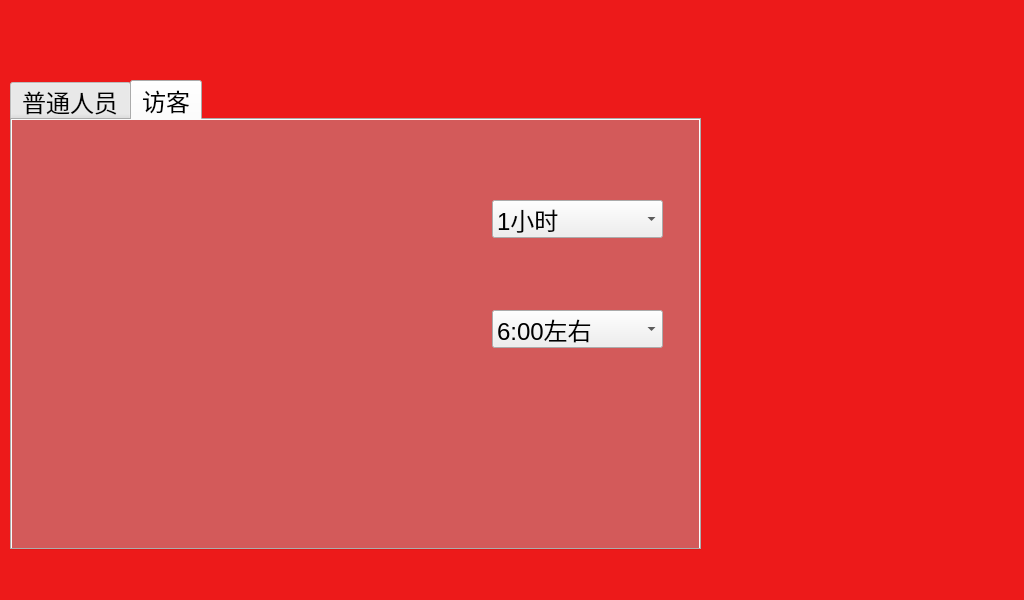
<?xml version="1.0" encoding="UTF-8"?>
<ui version="4.0">
 <class>register1</class>
 <widget class="QMainWindow" name="register1">
  <property name="geometry">
   <rect>
    <x>0</x>
    <y>0</y>
    <width>1024</width>
    <height>600</height>
   </rect>
  </property>
  <property name="windowTitle">
   <string>MainWindow</string>
  </property>
  <widget class="QWidget" name="centralwidget">
   <widget class="mylabel" name="backgroundlabel">
    <property name="geometry">
     <rect>
      <x>0</x>
      <y>0</y>
      <width>1024</width>
      <height>600</height>
     </rect>
    </property>
    <property name="styleSheet">
     <string notr="true">background-color: rgb(237, 26, 26);
image: url(:/new/prefix1/image/menu5.jpg);</string>
    </property>
    <property name="text">
     <string/>
    </property>
   </widget>
   <widget class="QLabel" name="hm_label">
    <property name="geometry">
     <rect>
      <x>730</x>
      <y>80</y>
      <width>221</width>
      <height>51</height>
     </rect>
    </property>
    <property name="font">
     <font>
      <pointsize>42</pointsize>
     </font>
    </property>
    <property name="text">
     <string/>
    </property>
   </widget>
   <widget class="QLabel" name="yd_label">
    <property name="geometry">
     <rect>
      <x>760</x>
      <y>120</y>
      <width>161</width>
      <height>71</height>
     </rect>
    </property>
    <property name="font">
     <font>
      <pointsize>15</pointsize>
     </font>
    </property>
    <property name="text">
     <string/>
    </property>
   </widget>
   <widget class="QTabWidget" name="tabWidget">
    <property name="geometry">
     <rect>
      <x>10</x>
      <y>80</y>
      <width>691</width>
      <height>470</height>
     </rect>
    </property>
    <property name="font">
     <font>
      <pointsize>18</pointsize>
     </font>
    </property>
    <property name="currentIndex">
     <number>1</number>
    </property>
    <widget class="QWidget" name="tab">
     <attribute name="title">
      <string>普通人员</string>
     </attribute>
     <widget class="mylabel" name="label_2">
      <property name="geometry">
       <rect>
        <x>0</x>
        <y>0</y>
        <width>691</width>
        <height>451</height>
       </rect>
      </property>
      <property name="styleSheet">
       <string notr="true">background-color: rgb(244, 73, 73);
image: url(:/new/prefix1/image/menu51.jpg);</string>
      </property>
      <property name="text">
       <string/>
      </property>
     </widget>
     <widget class="QComboBox" name="comboBox_2">
      <property name="geometry">
       <rect>
        <x>440</x>
        <y>180</y>
        <width>171</width>
        <height>38</height>
       </rect>
      </property>
      <item>
       <property name="text">
        <string>master</string>
       </property>
      </item>
      <item>
       <property name="text">
        <string>employee</string>
       </property>
      </item>
     </widget>
     <widget class="QPushButton" name="boy_button_1">
      <property name="geometry">
       <rect>
        <x>460</x>
        <y>310</y>
        <width>31</width>
        <height>33</height>
       </rect>
      </property>
      <property name="styleSheet">
       <string notr="true">background-color: rgb(99, 112, 241);</string>
      </property>
      <property name="text">
       <string/>
      </property>
      <property name="flat">
       <bool>true</bool>
      </property>
     </widget>
     <widget class="QPushButton" name="girl_button_1">
      <property name="geometry">
       <rect>
        <x>553</x>
        <y>310</y>
        <width>31</width>
        <height>33</height>
       </rect>
      </property>
      <property name="styleSheet">
       <string notr="true">background-color: rgb(99, 112, 241);</string>
      </property>
      <property name="text">
       <string/>
      </property>
      <property name="flat">
       <bool>true</bool>
      </property>
     </widget>
     <widget class="QPushButton" name="employee_check">
      <property name="geometry">
       <rect>
        <x>530</x>
        <y>370</y>
        <width>101</width>
        <height>41</height>
       </rect>
      </property>
      <property name="text">
       <string/>
      </property>
      <property name="flat">
       <bool>true</bool>
      </property>
     </widget>
     <widget class="QPushButton" name="cancel_bt_2">
      <property name="geometry">
       <rect>
        <x>380</x>
        <y>370</y>
        <width>101</width>
        <height>41</height>
       </rect>
      </property>
      <property name="text">
       <string/>
      </property>
      <property name="flat">
       <bool>true</bool>
      </property>
     </widget>
     <widget class="QLabel" name="label_4">
      <property name="geometry">
       <rect>
        <x>375</x>
        <y>120</y>
        <width>91</width>
        <height>41</height>
       </rect>
      </property>
      <property name="font">
       <font>
        <pointsize>13</pointsize>
       </font>
      </property>
      <property name="text">
       <string>姓名：</string>
      </property>
     </widget>
     <widget class="QLineEdit" name="id_lineEdit">
      <property name="geometry">
       <rect>
        <x>440</x>
        <y>60</y>
        <width>171</width>
        <height>38</height>
       </rect>
      </property>
     </widget>
     <widget class="QLineEdit" name="name_lineEdit">
      <property name="geometry">
       <rect>
        <x>440</x>
        <y>120</y>
        <width>171</width>
        <height>38</height>
       </rect>
      </property>
     </widget>
     <widget class="QLabel" name="open_label">
      <property name="geometry">
       <rect>
        <x>0</x>
        <y>10</y>
        <width>361</width>
        <height>371</height>
       </rect>
      </property>
      <property name="styleSheet">
       <string notr="true">background-color: rgb(178, 206, 237);</string>
      </property>
      <property name="text">
       <string/>
      </property>
     </widget>
     <widget class="QLabel" name="label_5">
      <property name="geometry">
       <rect>
        <x>10</x>
        <y>380</y>
        <width>111</width>
        <height>41</height>
       </rect>
      </property>
      <property name="font">
       <font>
        <pointsize>13</pointsize>
       </font>
      </property>
      <property name="text">
       <string>还需要拍摄</string>
      </property>
     </widget>
     <widget class="QLabel" name="temp_label">
      <property name="geometry">
       <rect>
        <x>130</x>
        <y>380</y>
        <width>81</width>
        <height>41</height>
       </rect>
      </property>
      <property name="font">
       <font>
        <pointsize>13</pointsize>
       </font>
      </property>
      <property name="text">
       <string/>
      </property>
     </widget>
     <widget class="QLabel" name="label_6">
      <property name="geometry">
       <rect>
        <x>230</x>
        <y>380</y>
        <width>31</width>
        <height>41</height>
       </rect>
      </property>
      <property name="font">
       <font>
        <pointsize>13</pointsize>
       </font>
      </property>
      <property name="text">
       <string>张</string>
      </property>
     </widget>
    </widget>
    <widget class="QWidget" name="tab_2">
     <attribute name="title">
      <string>访客</string>
     </attribute>
     <widget class="mylabel" name="label_3">
      <property name="geometry">
       <rect>
        <x>0</x>
        <y>0</y>
        <width>691</width>
        <height>451</height>
       </rect>
      </property>
      <property name="styleSheet">
       <string notr="true">background-color: rgb(211, 90, 90);
image: url(:/new/prefix1/image/menu52.jpg);</string>
      </property>
      <property name="text">
       <string/>
      </property>
     </widget>
     <widget class="QComboBox" name="comboBox_3">
      <property name="geometry">
       <rect>
        <x>480</x>
        <y>80</y>
        <width>171</width>
        <height>38</height>
       </rect>
      </property>
      <item>
       <property name="text">
        <string>1小时</string>
       </property>
      </item>
      <item>
       <property name="text">
        <string>2小时</string>
       </property>
      </item>
      <item>
       <property name="text">
        <string>3小时</string>
       </property>
      </item>
      <item>
       <property name="text">
        <string>4小时</string>
       </property>
      </item>
      <item>
       <property name="text">
        <string>5小时</string>
       </property>
      </item>
      <item>
       <property name="text">
        <string>6小时</string>
       </property>
      </item>
      <item>
       <property name="text">
        <string>7小时</string>
       </property>
      </item>
     </widget>
     <widget class="QComboBox" name="comboBox_4">
      <property name="geometry">
       <rect>
        <x>480</x>
        <y>190</y>
        <width>171</width>
        <height>38</height>
       </rect>
      </property>
      <item>
       <property name="text">
        <string>6:00左右</string>
       </property>
      </item>
      <item>
       <property name="text">
        <string>7:00左右</string>
       </property>
      </item>
      <item>
       <property name="text">
        <string>8:00左右</string>
       </property>
      </item>
      <item>
       <property name="text">
        <string>9:00左右</string>
       </property>
      </item>
      <item>
       <property name="text">
        <string>10:00左右</string>
       </property>
      </item>
      <item>
       <property name="text">
        <string>11:00左右</string>
       </property>
      </item>
      <item>
       <property name="text">
        <string>12:00左右</string>
       </property>
      </item>
      <item>
       <property name="text">
        <string>13:00左右</string>
       </property>
      </item>
      <item>
       <property name="text">
        <string>14:00左右</string>
       </property>
      </item>
      <item>
       <property name="text">
        <string>15:00左右</string>
       </property>
      </item>
      <item>
       <property name="text">
        <string>16:00左右</string>
       </property>
      </item>
      <item>
       <property name="text">
        <string>17:00左右</string>
       </property>
      </item>
      <item>
       <property name="text">
        <string>18:00左右</string>
       </property>
      </item>
     </widget>
     <widget class="QPushButton" name="boy_button_2">
      <property name="geometry">
       <rect>
        <x>460</x>
        <y>310</y>
        <width>31</width>
        <height>33</height>
       </rect>
      </property>
      <property name="styleSheet">
       <string notr="true">background-color: rgb(99, 112, 241);</string>
      </property>
      <property name="text">
       <string/>
      </property>
      <property name="flat">
       <bool>true</bool>
      </property>
     </widget>
     <widget class="QPushButton" name="girl_button_2">
      <property name="geometry">
       <rect>
        <x>555</x>
        <y>310</y>
        <width>31</width>
        <height>33</height>
       </rect>
      </property>
      <property name="styleSheet">
       <string notr="true">background-color: rgb(99, 112, 241);</string>
      </property>
      <property name="text">
       <string/>
      </property>
      <property name="flat">
       <bool>true</bool>
      </property>
     </widget>
     <widget class="QPushButton" name="visit_check">
      <property name="geometry">
       <rect>
        <x>530</x>
        <y>370</y>
        <width>101</width>
        <height>41</height>
       </rect>
      </property>
      <property name="text">
       <string/>
      </property>
      <property name="flat">
       <bool>true</bool>
      </property>
     </widget>
     <widget class="QPushButton" name="cancel_bt">
      <property name="geometry">
       <rect>
        <x>380</x>
        <y>370</y>
        <width>101</width>
        <height>41</height>
       </rect>
      </property>
      <property name="text">
       <string/>
      </property>
      <property name="flat">
       <bool>true</bool>
      </property>
     </widget>
    </widget>
   </widget>
   <widget class="QWidget" name="myWidget" native="true">
    <property name="geometry">
     <rect>
      <x>70</x>
      <y>540</y>
      <width>611</width>
      <height>271</height>
     </rect>
    </property>
    <widget class="QWidget" name="gridLayoutWidget_2">
     <property name="geometry">
      <rect>
       <x>30</x>
       <y>-410</y>
       <width>561</width>
       <height>231</height>
      </rect>
     </property>
     <layout class="QGridLayout" name="gridLayout_2">
      <property name="spacing">
       <number>1</number>
      </property>
      <item row="3" column="0">
       <widget class="softkeys" name="toolButton_42">
        <property name="sizePolicy">
         <sizepolicy hsizetype="Expanding" vsizetype="Expanding">
          <horstretch>0</horstretch>
          <verstretch>0</verstretch>
         </sizepolicy>
        </property>
        <property name="font">
         <font>
          <pointsize>17</pointsize>
         </font>
        </property>
        <property name="text">
         <string>z</string>
        </property>
       </widget>
      </item>
      <item row="0" column="3">
       <widget class="softkeys" name="toolButton_43">
        <property name="sizePolicy">
         <sizepolicy hsizetype="Expanding" vsizetype="Expanding">
          <horstretch>0</horstretch>
          <verstretch>0</verstretch>
         </sizepolicy>
        </property>
        <property name="font">
         <font>
          <pointsize>17</pointsize>
         </font>
        </property>
        <property name="text">
         <string>4</string>
        </property>
       </widget>
      </item>
      <item row="3" column="3">
       <widget class="softkeys" name="toolButton_44">
        <property name="sizePolicy">
         <sizepolicy hsizetype="Expanding" vsizetype="Expanding">
          <horstretch>0</horstretch>
          <verstretch>0</verstretch>
         </sizepolicy>
        </property>
        <property name="font">
         <font>
          <pointsize>17</pointsize>
         </font>
        </property>
        <property name="text">
         <string>v</string>
        </property>
       </widget>
      </item>
      <item row="1" column="6">
       <widget class="softkeys" name="toolButton_45">
        <property name="sizePolicy">
         <sizepolicy hsizetype="Expanding" vsizetype="Expanding">
          <horstretch>0</horstretch>
          <verstretch>0</verstretch>
         </sizepolicy>
        </property>
        <property name="font">
         <font>
          <pointsize>17</pointsize>
         </font>
        </property>
        <property name="text">
         <string>u</string>
        </property>
       </widget>
      </item>
      <item row="2" column="1">
       <widget class="softkeys" name="toolButton_46">
        <property name="sizePolicy">
         <sizepolicy hsizetype="Expanding" vsizetype="Expanding">
          <horstretch>0</horstretch>
          <verstretch>0</verstretch>
         </sizepolicy>
        </property>
        <property name="font">
         <font>
          <pointsize>17</pointsize>
         </font>
        </property>
        <property name="text">
         <string>s</string>
        </property>
       </widget>
      </item>
      <item row="0" column="7">
       <widget class="softkeys" name="toolButton_47">
        <property name="sizePolicy">
         <sizepolicy hsizetype="Expanding" vsizetype="Expanding">
          <horstretch>0</horstretch>
          <verstretch>0</verstretch>
         </sizepolicy>
        </property>
        <property name="font">
         <font>
          <pointsize>17</pointsize>
         </font>
        </property>
        <property name="text">
         <string>8</string>
        </property>
       </widget>
      </item>
      <item row="1" column="8">
       <widget class="softkeys" name="toolButton_48">
        <property name="sizePolicy">
         <sizepolicy hsizetype="Expanding" vsizetype="Expanding">
          <horstretch>0</horstretch>
          <verstretch>0</verstretch>
         </sizepolicy>
        </property>
        <property name="font">
         <font>
          <pointsize>17</pointsize>
         </font>
        </property>
        <property name="text">
         <string>o</string>
        </property>
       </widget>
      </item>
      <item row="1" column="9">
       <widget class="softkeys" name="toolButton_49">
        <property name="sizePolicy">
         <sizepolicy hsizetype="Expanding" vsizetype="Expanding">
          <horstretch>0</horstretch>
          <verstretch>0</verstretch>
         </sizepolicy>
        </property>
        <property name="font">
         <font>
          <pointsize>17</pointsize>
         </font>
        </property>
        <property name="text">
         <string>p</string>
        </property>
       </widget>
      </item>
      <item row="2" column="5">
       <widget class="softkeys" name="toolButton_50">
        <property name="sizePolicy">
         <sizepolicy hsizetype="Expanding" vsizetype="Expanding">
          <horstretch>0</horstretch>
          <verstretch>0</verstretch>
         </sizepolicy>
        </property>
        <property name="font">
         <font>
          <pointsize>17</pointsize>
         </font>
        </property>
        <property name="text">
         <string>h</string>
        </property>
       </widget>
      </item>
      <item row="3" column="7">
       <widget class="softkeys" name="toolButton_51">
        <property name="sizePolicy">
         <sizepolicy hsizetype="Expanding" vsizetype="Expanding">
          <horstretch>0</horstretch>
          <verstretch>0</verstretch>
         </sizepolicy>
        </property>
        <property name="font">
         <font>
          <pointsize>17</pointsize>
         </font>
        </property>
        <property name="text">
         <string>,</string>
        </property>
       </widget>
      </item>
      <item row="1" column="0">
       <widget class="softkeys" name="toolButton_52">
        <property name="sizePolicy">
         <sizepolicy hsizetype="Expanding" vsizetype="Expanding">
          <horstretch>0</horstretch>
          <verstretch>0</verstretch>
         </sizepolicy>
        </property>
        <property name="font">
         <font>
          <pointsize>17</pointsize>
         </font>
        </property>
        <property name="text">
         <string>q</string>
        </property>
       </widget>
      </item>
      <item row="0" column="5">
       <widget class="softkeys" name="toolButton_53">
        <property name="sizePolicy">
         <sizepolicy hsizetype="Expanding" vsizetype="Expanding">
          <horstretch>0</horstretch>
          <verstretch>0</verstretch>
         </sizepolicy>
        </property>
        <property name="font">
         <font>
          <pointsize>17</pointsize>
         </font>
        </property>
        <property name="text">
         <string>6</string>
        </property>
       </widget>
      </item>
      <item row="1" column="3">
       <widget class="softkeys" name="toolButton_54">
        <property name="sizePolicy">
         <sizepolicy hsizetype="Expanding" vsizetype="Expanding">
          <horstretch>0</horstretch>
          <verstretch>0</verstretch>
         </sizepolicy>
        </property>
        <property name="font">
         <font>
          <pointsize>17</pointsize>
         </font>
        </property>
        <property name="text">
         <string>r</string>
        </property>
       </widget>
      </item>
      <item row="1" column="2">
       <widget class="softkeys" name="toolButton_55">
        <property name="sizePolicy">
         <sizepolicy hsizetype="Expanding" vsizetype="Expanding">
          <horstretch>0</horstretch>
          <verstretch>0</verstretch>
         </sizepolicy>
        </property>
        <property name="font">
         <font>
          <pointsize>17</pointsize>
         </font>
        </property>
        <property name="text">
         <string>e</string>
        </property>
       </widget>
      </item>
      <item row="0" column="8">
       <widget class="softkeys" name="toolButton_56">
        <property name="sizePolicy">
         <sizepolicy hsizetype="Expanding" vsizetype="Expanding">
          <horstretch>0</horstretch>
          <verstretch>0</verstretch>
         </sizepolicy>
        </property>
        <property name="font">
         <font>
          <pointsize>17</pointsize>
         </font>
        </property>
        <property name="text">
         <string>9</string>
        </property>
       </widget>
      </item>
      <item row="0" column="6">
       <widget class="softkeys" name="toolButton_57">
        <property name="sizePolicy">
         <sizepolicy hsizetype="Expanding" vsizetype="Expanding">
          <horstretch>0</horstretch>
          <verstretch>0</verstretch>
         </sizepolicy>
        </property>
        <property name="font">
         <font>
          <pointsize>17</pointsize>
         </font>
        </property>
        <property name="text">
         <string>7</string>
        </property>
       </widget>
      </item>
      <item row="3" column="1">
       <widget class="softkeys" name="toolButton_58">
        <property name="sizePolicy">
         <sizepolicy hsizetype="Expanding" vsizetype="Expanding">
          <horstretch>0</horstretch>
          <verstretch>0</verstretch>
         </sizepolicy>
        </property>
        <property name="font">
         <font>
          <pointsize>17</pointsize>
         </font>
        </property>
        <property name="text">
         <string>x</string>
        </property>
       </widget>
      </item>
      <item row="2" column="4">
       <widget class="softkeys" name="toolButton_59">
        <property name="sizePolicy">
         <sizepolicy hsizetype="Expanding" vsizetype="Expanding">
          <horstretch>0</horstretch>
          <verstretch>0</verstretch>
         </sizepolicy>
        </property>
        <property name="font">
         <font>
          <pointsize>17</pointsize>
         </font>
        </property>
        <property name="text">
         <string>g</string>
        </property>
       </widget>
      </item>
      <item row="0" column="2">
       <widget class="softkeys" name="toolButton_60">
        <property name="sizePolicy">
         <sizepolicy hsizetype="Expanding" vsizetype="Expanding">
          <horstretch>0</horstretch>
          <verstretch>0</verstretch>
         </sizepolicy>
        </property>
        <property name="font">
         <font>
          <pointsize>17</pointsize>
         </font>
        </property>
        <property name="text">
         <string>3</string>
        </property>
       </widget>
      </item>
      <item row="1" column="5">
       <widget class="softkeys" name="toolButton_61">
        <property name="sizePolicy">
         <sizepolicy hsizetype="Expanding" vsizetype="Expanding">
          <horstretch>0</horstretch>
          <verstretch>0</verstretch>
         </sizepolicy>
        </property>
        <property name="font">
         <font>
          <pointsize>17</pointsize>
         </font>
        </property>
        <property name="text">
         <string>y</string>
        </property>
       </widget>
      </item>
      <item row="2" column="0">
       <widget class="softkeys" name="toolButton_62">
        <property name="sizePolicy">
         <sizepolicy hsizetype="Expanding" vsizetype="Expanding">
          <horstretch>0</horstretch>
          <verstretch>0</verstretch>
         </sizepolicy>
        </property>
        <property name="font">
         <font>
          <pointsize>17</pointsize>
         </font>
        </property>
        <property name="text">
         <string>a</string>
        </property>
       </widget>
      </item>
      <item row="3" column="8">
       <widget class="softkeys" name="toolButton_63">
        <property name="sizePolicy">
         <sizepolicy hsizetype="Expanding" vsizetype="Expanding">
          <horstretch>0</horstretch>
          <verstretch>0</verstretch>
         </sizepolicy>
        </property>
        <property name="font">
         <font>
          <pointsize>17</pointsize>
         </font>
        </property>
        <property name="text">
         <string>.</string>
        </property>
       </widget>
      </item>
      <item row="2" column="2">
       <widget class="softkeys" name="toolButton_64">
        <property name="sizePolicy">
         <sizepolicy hsizetype="Expanding" vsizetype="Expanding">
          <horstretch>0</horstretch>
          <verstretch>0</verstretch>
         </sizepolicy>
        </property>
        <property name="font">
         <font>
          <pointsize>17</pointsize>
         </font>
        </property>
        <property name="text">
         <string>d</string>
        </property>
       </widget>
      </item>
      <item row="3" column="5">
       <widget class="softkeys" name="toolButton_65">
        <property name="sizePolicy">
         <sizepolicy hsizetype="Expanding" vsizetype="Expanding">
          <horstretch>0</horstretch>
          <verstretch>0</verstretch>
         </sizepolicy>
        </property>
        <property name="font">
         <font>
          <pointsize>17</pointsize>
         </font>
        </property>
        <property name="text">
         <string>n</string>
        </property>
       </widget>
      </item>
      <item row="2" column="3">
       <widget class="softkeys" name="toolButton_66">
        <property name="sizePolicy">
         <sizepolicy hsizetype="Expanding" vsizetype="Expanding">
          <horstretch>0</horstretch>
          <verstretch>0</verstretch>
         </sizepolicy>
        </property>
        <property name="font">
         <font>
          <pointsize>17</pointsize>
         </font>
        </property>
        <property name="text">
         <string>f</string>
        </property>
       </widget>
      </item>
      <item row="1" column="1">
       <widget class="softkeys" name="toolButton_67">
        <property name="sizePolicy">
         <sizepolicy hsizetype="Expanding" vsizetype="Expanding">
          <horstretch>0</horstretch>
          <verstretch>0</verstretch>
         </sizepolicy>
        </property>
        <property name="font">
         <font>
          <pointsize>17</pointsize>
         </font>
        </property>
        <property name="text">
         <string>w</string>
        </property>
       </widget>
      </item>
      <item row="0" column="4">
       <widget class="softkeys" name="toolButton_68">
        <property name="enabled">
         <bool>true</bool>
        </property>
        <property name="sizePolicy">
         <sizepolicy hsizetype="Expanding" vsizetype="Expanding">
          <horstretch>0</horstretch>
          <verstretch>0</verstretch>
         </sizepolicy>
        </property>
        <property name="font">
         <font>
          <pointsize>17</pointsize>
         </font>
        </property>
        <property name="text">
         <string>5</string>
        </property>
       </widget>
      </item>
      <item row="3" column="6">
       <widget class="softkeys" name="toolButton_69">
        <property name="sizePolicy">
         <sizepolicy hsizetype="Expanding" vsizetype="Expanding">
          <horstretch>0</horstretch>
          <verstretch>0</verstretch>
         </sizepolicy>
        </property>
        <property name="font">
         <font>
          <pointsize>17</pointsize>
         </font>
        </property>
        <property name="text">
         <string>m</string>
        </property>
       </widget>
      </item>
      <item row="2" column="8">
       <widget class="softkeys" name="toolButton_70">
        <property name="sizePolicy">
         <sizepolicy hsizetype="Expanding" vsizetype="Expanding">
          <horstretch>0</horstretch>
          <verstretch>0</verstretch>
         </sizepolicy>
        </property>
        <property name="font">
         <font>
          <pointsize>17</pointsize>
         </font>
        </property>
        <property name="text">
         <string>l</string>
        </property>
       </widget>
      </item>
      <item row="3" column="4">
       <widget class="softkeys" name="toolButton_71">
        <property name="sizePolicy">
         <sizepolicy hsizetype="Expanding" vsizetype="Expanding">
          <horstretch>0</horstretch>
          <verstretch>0</verstretch>
         </sizepolicy>
        </property>
        <property name="font">
         <font>
          <pointsize>17</pointsize>
         </font>
        </property>
        <property name="text">
         <string>b</string>
        </property>
       </widget>
      </item>
      <item row="1" column="7">
       <widget class="softkeys" name="toolButton_72">
        <property name="sizePolicy">
         <sizepolicy hsizetype="Expanding" vsizetype="Expanding">
          <horstretch>0</horstretch>
          <verstretch>0</verstretch>
         </sizepolicy>
        </property>
        <property name="font">
         <font>
          <pointsize>17</pointsize>
         </font>
        </property>
        <property name="text">
         <string>i</string>
        </property>
       </widget>
      </item>
      <item row="3" column="2">
       <widget class="softkeys" name="toolButton_73">
        <property name="sizePolicy">
         <sizepolicy hsizetype="Expanding" vsizetype="Expanding">
          <horstretch>0</horstretch>
          <verstretch>0</verstretch>
         </sizepolicy>
        </property>
        <property name="font">
         <font>
          <pointsize>17</pointsize>
         </font>
        </property>
        <property name="text">
         <string>c</string>
        </property>
       </widget>
      </item>
      <item row="0" column="1">
       <widget class="softkeys" name="toolButton_74">
        <property name="sizePolicy">
         <sizepolicy hsizetype="Expanding" vsizetype="Expanding">
          <horstretch>0</horstretch>
          <verstretch>0</verstretch>
         </sizepolicy>
        </property>
        <property name="font">
         <font>
          <pointsize>17</pointsize>
         </font>
        </property>
        <property name="text">
         <string>2</string>
        </property>
        <property name="iconSize">
         <size>
          <width>25</width>
          <height>25</height>
         </size>
        </property>
       </widget>
      </item>
      <item row="2" column="7">
       <widget class="softkeys" name="toolButton_75">
        <property name="sizePolicy">
         <sizepolicy hsizetype="Expanding" vsizetype="Expanding">
          <horstretch>0</horstretch>
          <verstretch>0</verstretch>
         </sizepolicy>
        </property>
        <property name="font">
         <font>
          <pointsize>17</pointsize>
         </font>
        </property>
        <property name="text">
         <string>k</string>
        </property>
       </widget>
      </item>
      <item row="2" column="6">
       <widget class="softkeys" name="toolButton_76">
        <property name="sizePolicy">
         <sizepolicy hsizetype="Expanding" vsizetype="Expanding">
          <horstretch>0</horstretch>
          <verstretch>0</verstretch>
         </sizepolicy>
        </property>
        <property name="font">
         <font>
          <pointsize>17</pointsize>
         </font>
        </property>
        <property name="text">
         <string>j</string>
        </property>
       </widget>
      </item>
      <item row="2" column="9">
       <widget class="softkeys" name="toolButton_77">
        <property name="sizePolicy">
         <sizepolicy hsizetype="Expanding" vsizetype="Expanding">
          <horstretch>0</horstretch>
          <verstretch>0</verstretch>
         </sizepolicy>
        </property>
        <property name="font">
         <font>
          <pointsize>17</pointsize>
         </font>
        </property>
        <property name="text">
         <string>&lt;-</string>
        </property>
       </widget>
      </item>
      <item row="3" column="9">
       <widget class="softkeys" name="toolButton_78">
        <property name="sizePolicy">
         <sizepolicy hsizetype="Expanding" vsizetype="Expanding">
          <horstretch>0</horstretch>
          <verstretch>0</verstretch>
         </sizepolicy>
        </property>
        <property name="font">
         <font>
          <pointsize>17</pointsize>
         </font>
        </property>
        <property name="text">
         <string>/</string>
        </property>
       </widget>
      </item>
      <item row="0" column="9">
       <widget class="softkeys" name="toolButton_79">
        <property name="sizePolicy">
         <sizepolicy hsizetype="Expanding" vsizetype="Expanding">
          <horstretch>0</horstretch>
          <verstretch>0</verstretch>
         </sizepolicy>
        </property>
        <property name="font">
         <font>
          <pointsize>17</pointsize>
         </font>
        </property>
        <property name="text">
         <string>0</string>
        </property>
       </widget>
      </item>
      <item row="1" column="4">
       <widget class="softkeys" name="toolButton_80">
        <property name="sizePolicy">
         <sizepolicy hsizetype="Expanding" vsizetype="Expanding">
          <horstretch>0</horstretch>
          <verstretch>0</verstretch>
         </sizepolicy>
        </property>
        <property name="font">
         <font>
          <pointsize>17</pointsize>
         </font>
        </property>
        <property name="text">
         <string>t</string>
        </property>
       </widget>
      </item>
      <item row="0" column="0">
       <widget class="softkeys" name="toolButton_81">
        <property name="sizePolicy">
         <sizepolicy hsizetype="Expanding" vsizetype="Expanding">
          <horstretch>0</horstretch>
          <verstretch>0</verstretch>
         </sizepolicy>
        </property>
        <property name="font">
         <font>
          <pointsize>17</pointsize>
         </font>
        </property>
        <property name="text">
         <string>1</string>
        </property>
        <property name="iconSize">
         <size>
          <width>25</width>
          <height>25</height>
         </size>
        </property>
       </widget>
      </item>
     </layout>
    </widget>
   </widget>
  </widget>
 </widget>
 <customwidgets>
  <customwidget>
   <class>mylabel</class>
   <extends>QLabel</extends>
   <header location="global">mylabel.h</header>
  </customwidget>
  <customwidget>
   <class>softkeys</class>
   <extends>QToolButton</extends>
   <header location="global">softkeys.h</header>
  </customwidget>
 </customwidgets>
 <resources/>
 <connections/>
</ui>
